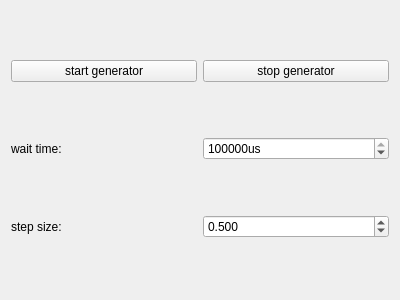
<?xml version="1.0" encoding="UTF-8"?>
<ui version="4.0">
 <class>SineGenerator</class>
 <widget class="QWidget" name="SineGenerator">
  <property name="geometry">
   <rect>
    <x>0</x>
    <y>0</y>
    <width>400</width>
    <height>300</height>
   </rect>
  </property>
  <property name="windowTitle">
   <string>Form</string>
  </property>
  <layout class="QVBoxLayout" name="verticalLayout">
   <item>
    <layout class="QHBoxLayout" name="horizontalLayout">
     <item>
      <widget class="QPushButton" name="start_generator">
       <property name="text">
        <string>start generator</string>
       </property>
       <property name="checkable">
        <bool>true</bool>
       </property>
      </widget>
     </item>
     <item>
      <widget class="QPushButton" name="stop_generator">
       <property name="text">
        <string>stop generator</string>
       </property>
      </widget>
     </item>
    </layout>
   </item>
   <item>
    <layout class="QHBoxLayout" name="horizontalLayout_2">
     <item>
      <widget class="QLabel" name="label">
       <property name="text">
        <string>wait time:</string>
       </property>
      </widget>
     </item>
     <item>
      <widget class="QSpinBox" name="spinBox">
       <property name="suffix">
        <string>us</string>
       </property>
       <property name="minimum">
        <number>10000</number>
       </property>
       <property name="maximum">
        <number>1000000</number>
       </property>
       <property name="value">
        <number>200000</number>
       </property>
      </widget>
     </item>
    </layout>
   </item>
   <item>
    <layout class="QHBoxLayout" name="horizontalLayout_3">
     <item>
      <widget class="QLabel" name="label_2">
       <property name="text">
        <string>step size:</string>
       </property>
      </widget>
     </item>
     <item>
      <widget class="QDoubleSpinBox" name="doubleSpinBox">
       <property name="decimals">
        <number>3</number>
       </property>
       <property name="minimum">
        <double>0.001000000000000</double>
       </property>
       <property name="maximum">
        <double>1.000000000000000</double>
       </property>
       <property name="singleStep">
        <double>0.010000000000000</double>
       </property>
       <property name="value">
        <double>0.500000000000000</double>
       </property>
      </widget>
     </item>
    </layout>
   </item>
  </layout>
 </widget>
 <resources/>
 <connections/>
</ui>
